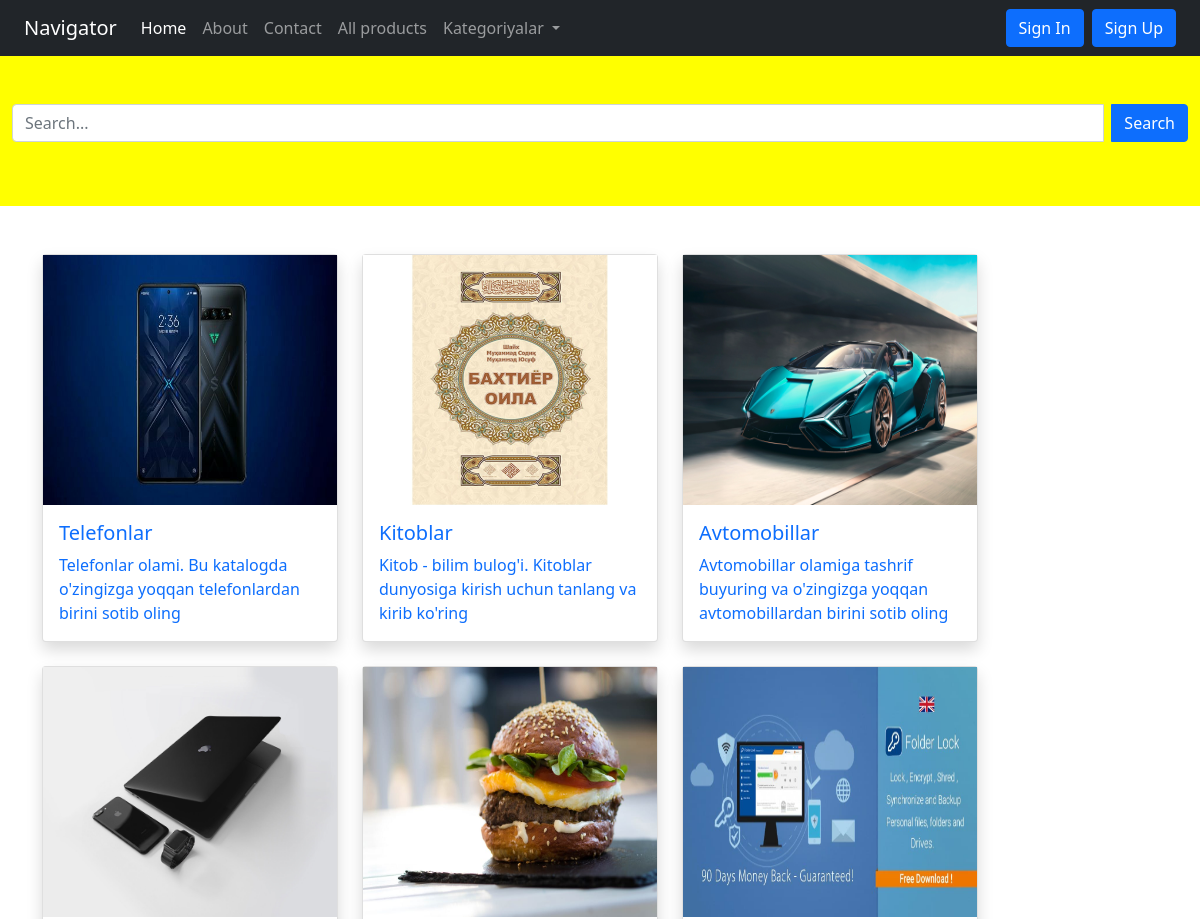
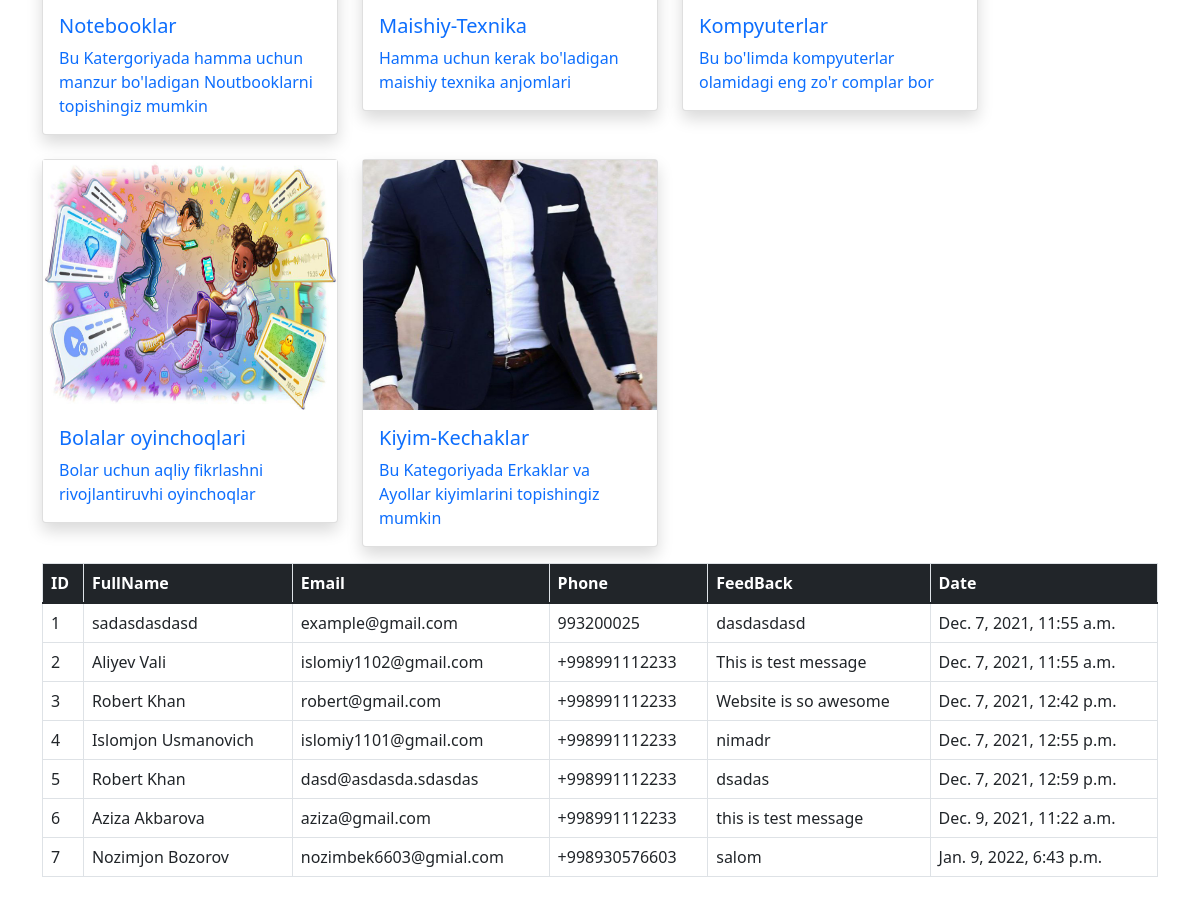
The page / on the database its author committed (2 pictures, top to bottom).
### contact/models.py (models this page shows, shortened)
class Category(models.Model):
    cat_name = models.CharField(max_length=100)
    cat_img = models.FileField(upload_to='categories/%Y/%m/%d')
    description = models.TextField(blank=True)
    added_date = models.DateTimeField(auto_now_add=True)
    class Meta:
        verbose_name_plural = 'Katalog'

class Contact(models.Model):
    fullName = models.CharField(max_length=100)
    email = models.EmailField(default='example@gmail.com')
    phone = models.CharField(max_length=20)
    feedback = models.TextField()
    date = models.DateTimeField(auto_now_add=True)
    class Meta:
        verbose_name_plural = 'Aloqa'

### contact/views.py (the view)
# urls.py: path('', index, name='index'),
def index(request):
    data = Contact.objects.all()
    category = Category.objects.all()
    context = {
        'contacts': data,
        'categories': category
    }
    return render(request, 'index.html', context)

### templates/index.html (shortened to what this page needs)
{% extends 'basic.html'%}
{% block mycontent %}
<div class="container-fluid">
    <div class="row" style="background:yellow">
        <div class="col-md-12 py-5">
            <form action="{% url 'allProducts' %}" method="post" class="">
                <div class="input-group">
                    <input type="text" class="form-control me-2" placeholder="Search..." name="pId">
                    <button type="submit" class="btn btn-primary">Search</button>
                </div>
            </form>
        </div>
    </div>
</div>
<div class="container mt-5">
    <div class="row g-4">
        {% for category in categories%}
        <div class="col-md-4" style="width: 20rem;">
            <a href="{% url 'allProducts'%}?cat={{category.id}} " class="text-decoration-none">
                <div class="card shadow">
                    <img src="/media/{{category.cat_img}}" alt="img" width="250" height="250" class=" w-100">
                    <div class="card-body">
                        <h5 class="card-title">{{category.cat_name}}</h5>
                        <p class="card-text">{{category.description}}</p>
                    </div>
                </div>
            </a>
        </div>
        {% endfor %}
    </div>
    <div class="row mt-3 mb-4">
        <div class="col-md-12">
            <table class="table table-bordered">
                <thead class="bg-dark text-white">
                <tr>
                    <th>ID</th>
                    <th>FullName</th>
                    <th>Email</th>
                    <th>Phone</th>
                    <th>FeedBack</th>
                    <th>Date</th>
                </tr>
                </thead>
                <tbody>
                {% for contact in contacts%}
                <tr>
                    <td>{{contact.id}}</td>
                    <td>{{contact.fullName}}</td>
                    <td>{{contact.email}}</td>
                    <td>{{contact.phone}}</td>
                    <td>{{contact.feedback}}</td>
                    <td>{{contact.date}}</td>
                </tr>
                {% endfor %}
                </tbody>
            </table>
        </div>
    </div>
</div>
{% endblock %}

### templates/basic.html (shortened to what this page needs)
<html lang="en">
{% load static %}
<head>
    <link href="https://cdn.jsdelivr.net/npm/bootstrap@5.1.3/dist/css/bootstrap.min.css" rel="stylesheet"
>
    <link rel="stylesheet" href="https://cdnjs.cloudflare.com/ajax/libs/font-awesome/6.0.0-beta3/css/all.min.css"
/>
</head>
<body>
<div class="container-fluid">
    <div class="row">
        <div class="px-0 col-md-12">
            <nav class="navbar navbar-expand-lg navbar-dark bg-dark">
                <div class="container-fluid">
                    <a class="navbar-brand" href="{% url 'index'%}">Navigator</a>
                    <div class="collapse navbar-collapse" id="navbarSupportedContent">
                        <ul class="navbar-nav me-auto mb-2 mb-lg-0">
                            <li class="nav-item">
                                <a class="nav-link active" aria-current="page" href="{% url 'index' %}">Home</a>
                            </li>
                            <li class="nav-item">
                                <a class="nav-link" href="{% url 'about'%}">About</a>
                            </li>
                            <li class="nav-item">
                                <a class="nav-link" href="{% url 'contact'%}">Contact</a>
                            </li>
                            <li class="nav-item">
                                <a class="nav-link" href="{% url 'allProducts' %}">All products</a>
                            </li>
                            <li class="nav-item dropdown">
                                <a class="nav-link dropdown-toggle" href="#" id="navbarDropdown" role="button"
                                   data-bs-toggle="dropdown" aria-expanded="false">
                                    Kategoriyalar
                                </a>
                            </li>
                        </ul>
                        <ul class="navbar-nav ms-auto">
                            {% if user.is_authenticated %}
                            <li class="nav-item">
                                <a class="btn btn-outline-success me-2" href="{% url 'custom_dashboard' %}">Welcome
                                    {{user.username}}</a>
                            </li>
                            <li class="nav-item">
                                <a class="btn btn-outline-danger" href="{% url 'user_logout' %}">Logout</a>
                            </li>
                            {% else %}
                            <li class="nav-item">
                                <a class="btn btn-primary me-2" data-bs-toggle="modal" data-bs-target="#exampleModal">Sign
                                    In</a>
                            </li>
                            <li class="nav-item">
                                <a class="btn btn-primary" href="{% url 'signUp' %}">Sign Up</a>
                            </li>
                            {% endif %}
                        </ul>
                    </div>
                </div>
            </nav>
        </div>
    </div>
</div>
{% block mycontent %}
{% endblock %}
</body>
</html>

### rows shown on the page
Category: cat_img (picture), cat_name "Telefonlar", description "Telefonlar olami. Bu katalogda o'zingizga yoqqan telefonlardan birini sotib oling"
Category: cat_img (picture), cat_name "Kitoblar", description "Kitob - bilim bulog'i. Kitoblar dunyosiga kirish uchun tanlang va kirib ko'ring"
Category: cat_img (picture), cat_name "Avtomobillar", description "Avtomobillar olamiga tashrif buyuring va o'zingizga yoqqan avtomobillardan birini sotib oling"
Category: cat_img (picture), cat_name "Notebooklar", description "Bu Katergoriyada hamma uchun manzur bo'ladigan Noutbooklarni topishingiz mumkin"
Category: cat_img (picture), cat_name "Maishiy-Texnika", description "Hamma uchun kerak bo'ladigan maishiy texnika anjomlari"
Category: cat_img (picture), cat_name "Kompyuterlar", description "Bu bo'limda kompyuterlar olamidagi eng zo'r complar bor"
Category: cat_img (picture), cat_name "Bolalar oyinchoqlari", description "Bolar uchun aqliy fikrlashni rivojlantiruvhi oyinchoqlar"
Category: cat_img (picture), cat_name "Kiyim-Kechaklar", description "Bu Kategoriyada Erkaklar va Ayollar kiyimlarini topishingiz mumkin"
Contact: id "1", fullName "sadasdasdasd", email "example@gmail.com", phone "993200025", feedback "dasdasdasd", date "Dec. 7, 2021, 11:55 a.m."
Contact: id "2", fullName "Aliyev Vali", email "islomiy1102@gmail.com", phone "+998991112233", feedback "This is test message", date "Dec. 7, 2021, 11:55 a.m."
Contact: id "3", fullName "Robert Khan", email "robert@gmail.com", phone "+998991112233", feedback "Website is so awesome", date "Dec. 7, 2021, 12:42 p.m."
Contact: id "4", fullName "Islomjon Usmanovich", email "islomiy1101@gmail.com", phone "+998991112233", feedback "nimadr", date "Dec. 7, 2021, 12:55 p.m."
Contact: id "5", fullName "Robert Khan", email "dasd@asdasda.sdasdas", phone "+998991112233", feedback "dsadas", date "Dec. 7, 2021, 12:59 p.m."
Contact: id "6", fullName "Aziza Akbarova", email "aziza@gmail.com", phone "+998991112233", feedback "this is test message", date "Dec. 9, 2021, 11:22 a.m."
Contact: id "7", fullName "Nozimjon Bozorov", email "nozimbek6603@gmial.com", phone "+998930576603", feedback "salom", date "Jan. 9, 2022, 6:43 p.m."
